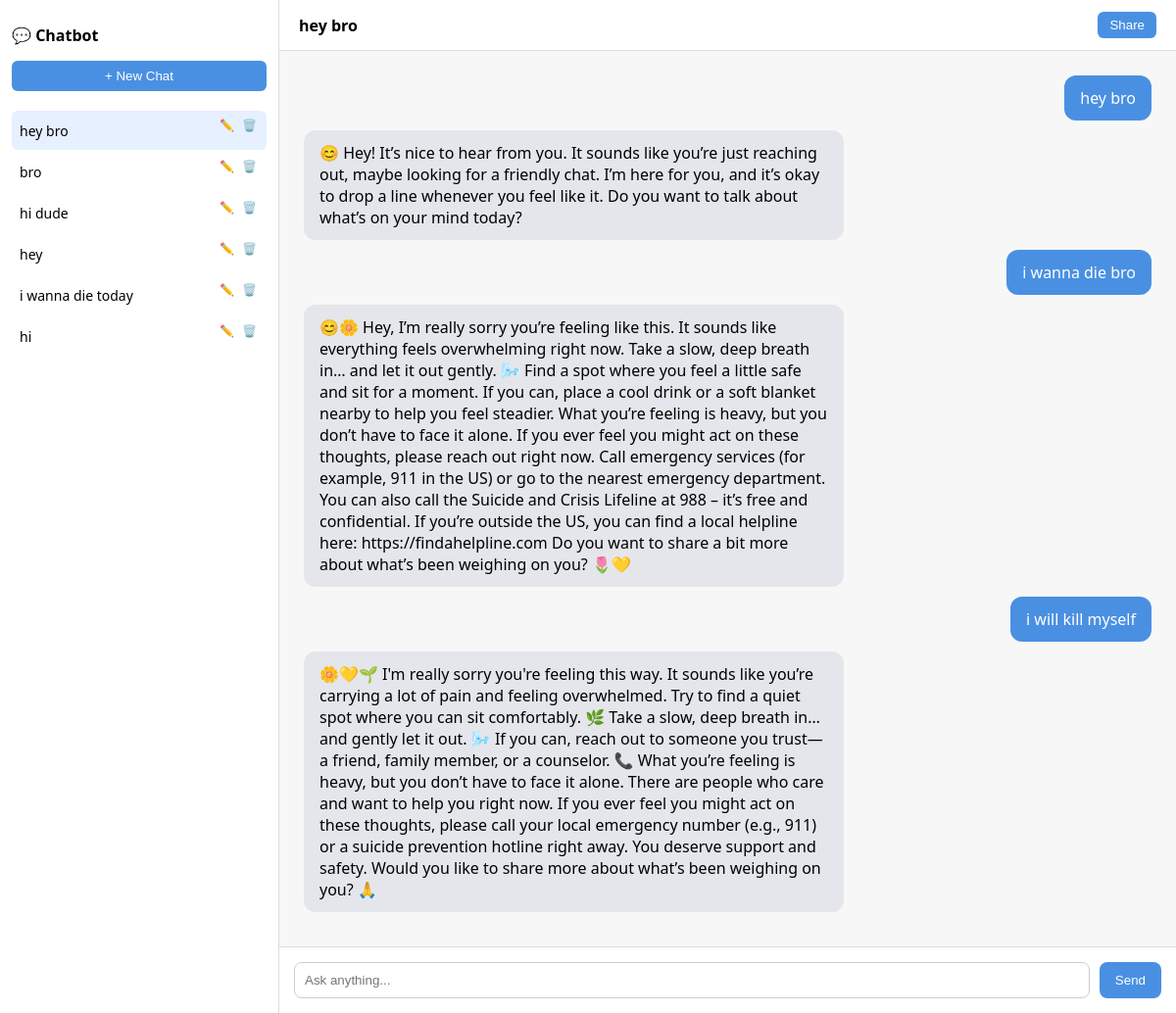
The app's page /home/ (signed in) with its own data.
### chatbot/models.py (models this page shows, shortened)
class Chat(models.Model):
    user = models.ForeignKey(User, on_delete=models.CASCADE)
    title = models.CharField(max_length=200, blank=True)   # ✅ NEW
    created_at = models.DateTimeField(auto_now_add=True)

class ChatMessage(models.Model):
    chat = models.ForeignKey(Chat, on_delete=models.CASCADE)
    user = models.ForeignKey(User, on_delete=models.CASCADE)
    message = models.TextField()
    response = models.TextField()
    timestamp = models.DateTimeField(auto_now_add=True)

### chatbot/views.py (the view)
# urls.py: path('home/', views.home, name='home'),
@login_required
def home(request):
    chats = Chat.objects.filter(user=request.user).order_by("-created_at")
    chat = None
    chat_id = request.GET.get("chat_id")
    if chat_id:
        try:
            chat = Chat.objects.get(
                id=chat_id,
                user=request.user
            )
        except Chat.DoesNotExist:
            chat = chats.first()
    else:
        chat = chats.first()
    messages = []
    if chat:
        messages = ChatMessage.objects.filter(
            chat=chat
        ).order_by("timestamp")
    return render(request, "home.html", {
        "messages": messages,
        "chats": chats,
        "current_chat": chat,
    })

### templates/home.html (shortened to what this page needs)
<!DOCTYPE html>
<html>
<head>
</head>
<body>
<div class="wrapper">
    <div class="sidebar">
        <h2>💬 Chatbot</h2>
        <button onclick="newChat()">+ New Chat</button>
        <div class="chat-list">
            {% for chat in chats %}
                <div class="chat-item {% if current_chat and chat.id == current_chat.id %}active{% endif %}">
                    <a href="?chat_id={{ chat.id }}">
                        {{ chat.title|default:"New Chat" }}
                    </a>
                    <div class="chat-actions">
                        <button onclick="event.stopPropagation(); renameChat('{{ chat.id }}')">✏️</button>
                        <button onclick="event.stopPropagation(); deleteChat('{{ chat.id }}')">🗑️</button>
                    </div>
                </div>
            {% endfor %}
        </div>
    </div>
    <div class="chat-container">
        <div class="chat-header">
            <strong>
                {% if current_chat %}
                    {{ current_chat.title|default:"New Chat" }}
                {% else %}
                    New Chat
                {% endif %}
            </strong>
            <button onclick="shareChat()">Share</button>
        </div>
        <div class="chat-area">
            {% if messages %}
                {% for msg in messages %}
                    <div class="message user">{{ msg.message }}</div>
                    <div class="message bot">{{ msg.response }}</div>
                {% endfor %}
            {% else %}
                <div class="center-box">
                    <h1>What's on your mind today?</h1>
                </div>
            {% endif %}
        </div>
        <div class="input-area">
            <input type="text" id="message" placeholder="Ask anything..." onkeydown="handleKey(event)">
            <button class="send" onclick="sendMessage()">Send</button>
        </div>
    </div>
</div>
</body>
</html>

### templates/home.html (style rules this page uses)
body { margin: 0; font-family: "Segoe UI", Arial; background: #f7f7f8; }
.wrapper { display: flex; height: 100vh; }
.sidebar { width: 260px; background: #ffffff; border-right: 1px solid #ddd; padding: 12px; }
.sidebar h2 { font-size: 16px; margin-bottom: 15px; }
.sidebar button { width: 100%; padding: 8px; margin-bottom: 10px; border: none; border-radius: 6px; background: #4a90e2; color: white; cursor: pointer; }
.chat-list { margin-top: 10px; }
.chat-item { padding: 6px 8px; border-radius: 6px; margin-bottom: 2px; display: flex; align-items: center; justify-content: space-between; font-size: 14px; cursor: pointer; }
.chat-item.active { background: #e6f0ff; }
.chat-item a { flex: 1; text-decoration: none; color: black; white-space: nowrap; overflow: hidden; text-overflow: ellipsis; }
.chat-actions { display: flex; gap: 4px; }
.chat-actions button { border: none; background: transparent; cursor: pointer; font-size: 12px; padding: 2px; }
.chat-container { flex: 1; display: flex; flex-direction: column; }
.chat-header { padding: 12px 20px; border-bottom: 1px solid #ddd; background: white; display: flex; justify-content: space-between; align-items: center; }
.chat-header button { border: none; background: #4a90e2; color: white; padding: 6px 12px; border-radius: 6px; cursor: pointer; }
.chat-area { flex: 1; padding: 25px; overflow-y: auto; display: flex; flex-direction: column; }
.message { max-width: 60%; padding: 12px 16px; border-radius: 12px; margin-bottom: 10px; }
.user { background: #4a90e2; color: white; align-self: flex-end; }
.bot { background: #e4e6eb; align-self: flex-start; }
.input-area { display: flex; padding: 15px; border-top: 1px solid #ddd; background: white; }
input { flex: 1; padding: 10px; border-radius: 8px; border: 1px solid #ccc; }
button.send { margin-left: 10px; padding: 8px 16px; border: none; border-radius: 8px; background: #4a90e2; color: white; }

### records on screen
Chat: title "hey bro"
Chat: title "bro"
Chat: title "hi dude"
Chat: title "hey"
Chat: title "i wanna die today"
Chat: title "hi"
ChatMessage: message "hey bro", response "😊 Hey! It’s nice to hear from you. It sounds like you’re just reaching out, maybe looking for a friendly chat. I’m here for you, and it’s okay to drop a line whenever you feel like it. Do you want to talk about what’s on your mind today?"
ChatMessage: message "i wanna die bro", response "😊🌼 Hey, I’m really sorry you’re feeling like this. It sounds like everything feels overwhelming right now. Take a slow, deep breath in… and let it out gently. 🌬️ Find a spot where you feel a little safe and sit for a moment. If you can, place a cool drink or a soft blanket nearby to help you feel steadier. What you’re feeling is heavy, but you don’t have to face it alone. If you ever feel you might act on these thoughts, please reach out right now. Call emergency services (for example, 911 in the US) or go to the nearest emergency department. You can also call the Suicide and Crisis Lifeline at 988 – it’s free and confidential. If you’re outside the US, you can find a local helpline here:…"
ChatMessage: message "i will kill myself", response "🌼💛🌱 I'm really sorry you're feeling this way. It sounds like you’re carrying a lot of pain and feeling overwhelmed. Try to find a quiet spot where you can sit comfortably. 🌿 Take a slow, deep breath in… and gently let it out. 🌬️ If you can, reach out to someone you trust—a friend, family member, or a counselor. 📞 What you’re feeling is heavy, but you don’t have to face it alone. There are people who care and want to help you right now. If you ever feel you might act on these thoughts, please call your local emergency number (e.g., 911) or a suicide prevention hotline right away. You deserve support and safety. Would you like to share more about what’s been weighing on you? 🙏"
